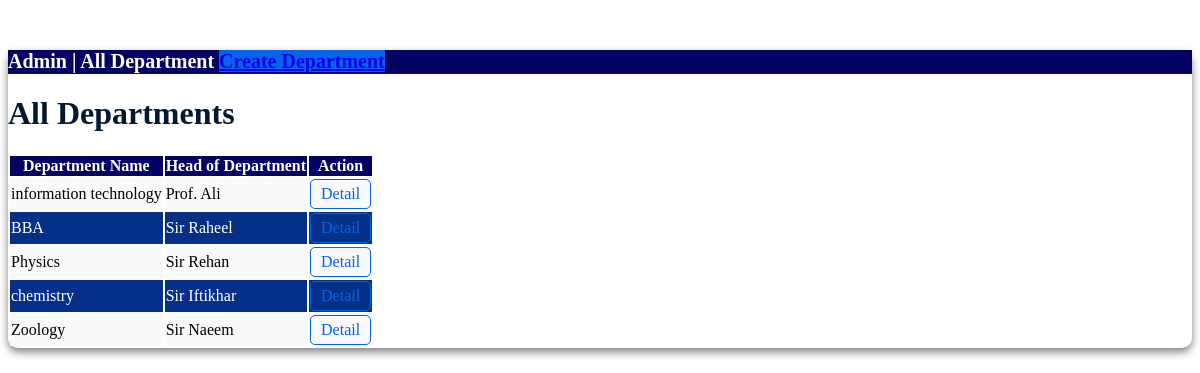
The page /departments/all on the database its author committed.
### core/models.py (models this page shows, shortened)
class Department(models.Model):
    Department_Name = models.CharField(max_length=100, primary_key=True,null=False,blank=False)
    HeadOfDepartment = models.CharField(max_length=100)

### core/views.py (the view)
# urls.py: path('departments/all', department_list, name='department_list'),
def department_list(request):
    departments = Department.objects.all()
    return render(request, 'admin/department/all_department.html', {'departments': departments})

### core/templates/admin/department/all_department.html (shortened to what this page needs)
{% extends "admin/admin.html" %}
{% block main %}
<!DOCTYPE html>
<html lang="en">
<head>
</head>
<body>
<div class="container">
    <div class="row justify-content-center">
        <div class="col-md-8">
            <div class="card">
                <div class="card-header">
                    Admin | All Department
                    <a href="{% url 'create_department' %}" class="btn btn-dark float-right">Create Department</a>
                </div>
                <div class="card-body">
                    <h1 class="text-center">All Departments</h1>
                    <table class="table table-striped">
                        <thead>
                            <tr>
                                <th scope="col">Department Name</th>
                                <th scope="col">Head of Department</th>
                                <th scope="col">Action</th>
                            </tr>
                        </thead>
                        <tbody>
                            {% for department in departments %}
                            <tr>
                                <td>{{ department.Department_Name }}</td>
                                <td>{{ department.HeadOfDepartment }}</td>
                                <td><a href="{% url 'specfic_department' department.Department_Name %}" class="btn btn-outline-primary">Detail</a></td>
                            </tr>
                            {% endfor %}
                        </tbody>
                    </table>
                </div>
            </div>
        </div>
    </div>
</div>
</body>
</html>
{% endblock %}

### core/templates/admin/department/all_department.html (style rules this page uses)
body { color: #ffffff; }
.container { margin-top: 50px; }
.card { color: #021930; border: none; border-radius: 10px; box-shadow: 0 4px 8px rgba(0, 0, 0, 0.5); }
.card-header { background-color: #040262; border-bottom: 1px solid #031b4a; color: #ffffff; font-size: 1.25rem; font-weight: bold; }
.btn-dark { background-color: #0564ea; border-color: #031c3e; }
.table thead th { background-color: #040262; color: #ffffff; }
.table tbody tr { border-radius: 10px; overflow: hidden; }
.table tbody tr:nth-child(even) { background-color: #043088; color: #ffffff; }
.table tbody tr:nth-child(odd) { background-color: #f8f9fa; color: #000000; }
.table tbody td a { color: #0564ea; text-decoration: none; padding: 5px 10px; border-radius: 5px; border: 1px solid #0564ea; display: inline-block; transition: background-color 0.3s, color 0.3s; }

### rows shown on the page
Department: Department_Name "information technology", HeadOfDepartment "Prof. Ali"
Department: Department_Name "BBA", HeadOfDepartment "Sir Raheel"
Department: Department_Name "Physics", HeadOfDepartment "Sir Rehan"
Department: Department_Name "chemistry", HeadOfDepartment "Sir Iftikhar"
Department: Department_Name "Zoology", HeadOfDepartment "Sir Naeem"
